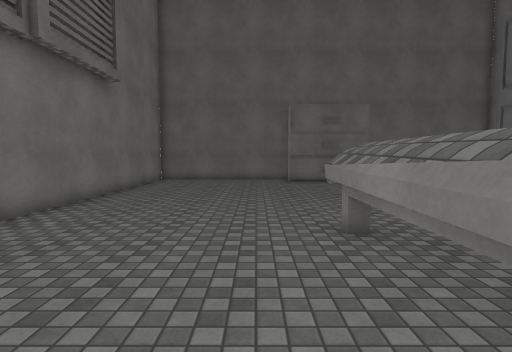
View 1 (above)

14 first-person views from a walk through a Unity game level. The camera is 1.5 m above the floor, tilts 4° down and sees 80° across. The floor is counted in squares, 1 m on a side. Each view is taken from the middle of a square. On the plan, view 1 faces up. The plan holds only what a view shows up to about 15 squares ahead; the rest is blank. Surface patterns are stand-ins for the level's own textures.

View 2
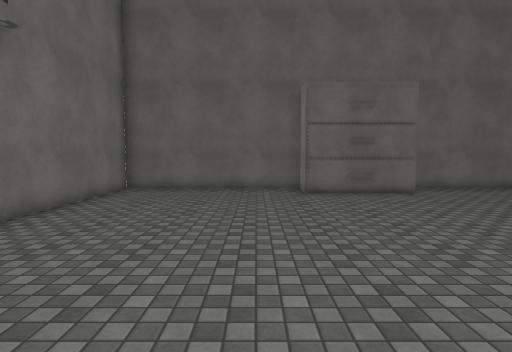

View 3
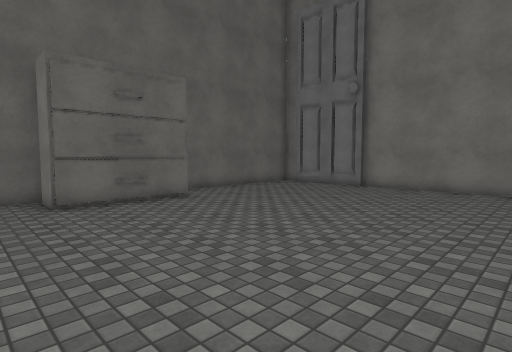

View 4
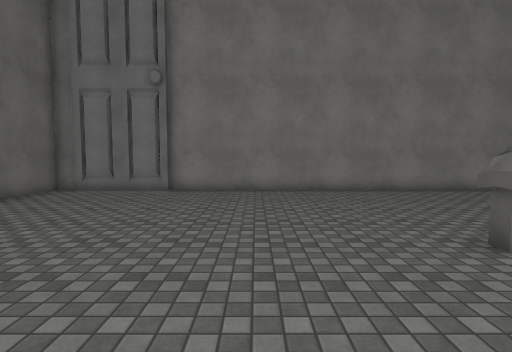

View 5
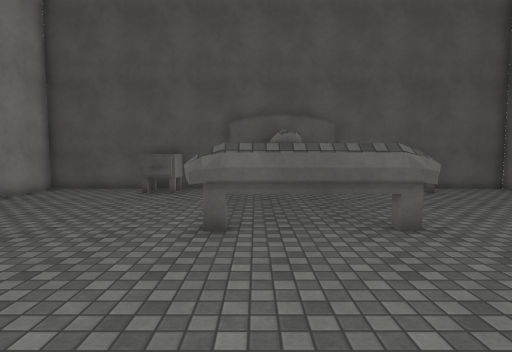

View 6
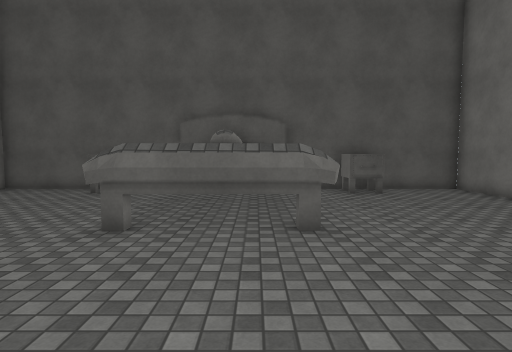

View 7
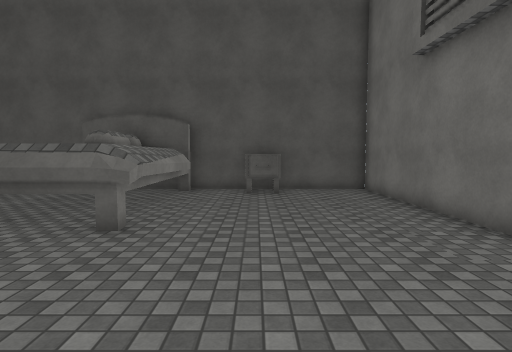

View 8
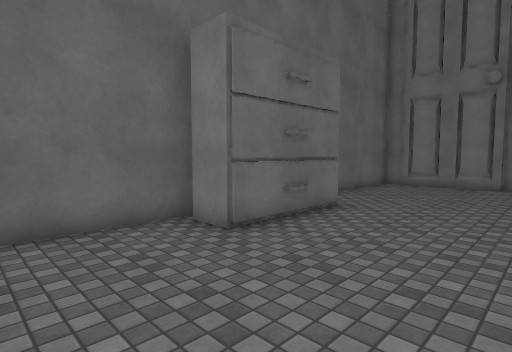

View 9
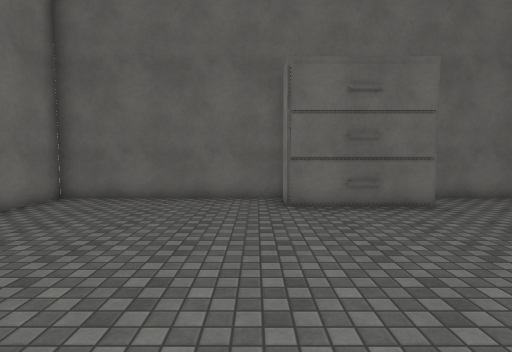

View 10
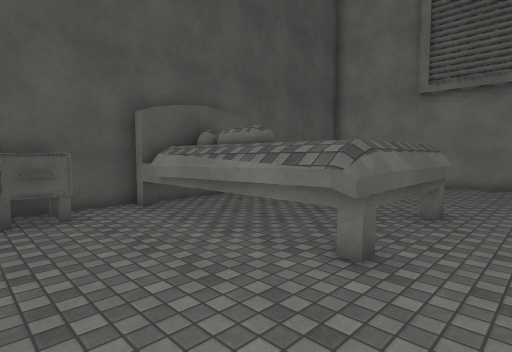

View 11
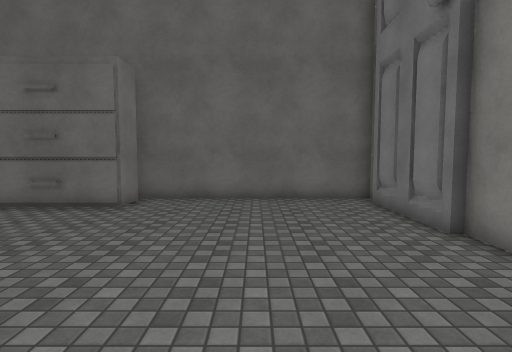

View 12
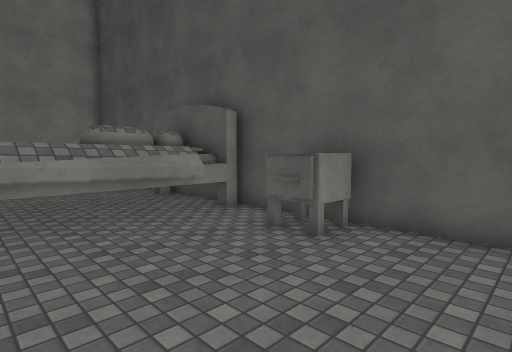

View 13
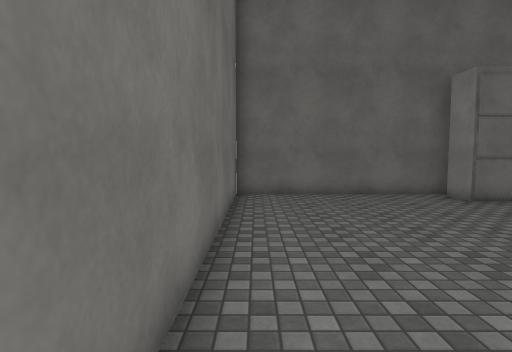

View 14
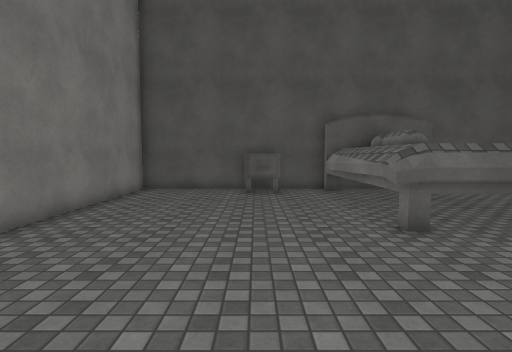

### Floor plan
Key: @ floor where view 1 was taken; # wall or solid block; . floor; R drawers; N nightstand; O other object.
Columns run from 6 left of view 1 to 14 right of it. Each row starts with its distance up from view 1.
 19 #########   #########
 18 #.......#   #.......#
 17 #.......##R##.......#
 16 #...................#
 15 #...................#
 14 #...................#
 13 #...................#
 12 #...................#
 11 #...................#
 10 #...................#
  9 #...................#
  8 #...................#
  7 #...................#
  6 #.......OOOOO.......#
  5 #.......O   O.......#
  4 #.......O   O.......#
  3 #.......O   O.......#
  2 #.......O O O.......#
  1 #.......O O O.......#
  0 #...NN@.OOO O.NN....#
 -1 #########O###########

Where each view was taken, in squares from view 1:
view 1: 0 up, 0 right, facing up
view 2: 5 up, 0 right, facing up
view 3: 7 up, 0 right, facing up-right
view 4: 10 up, 1 right, facing right
view 5: 12 up, 5 right, facing down
view 6: 12 up, 3 right, facing down
view 7: 12 up, 1 left, facing down
view 8: 12 up, 2 left, facing up-right
view 9: 8 up, 1 right, facing up
view 10: 8 up, 10 right, facing down-left
view 11: 8 up, 10 right, facing up
view 12: 5 up, 5 left, facing down-right
view 13: 7 up, 5 left, facing up
view 14: 12 up, 9 right, facing down
